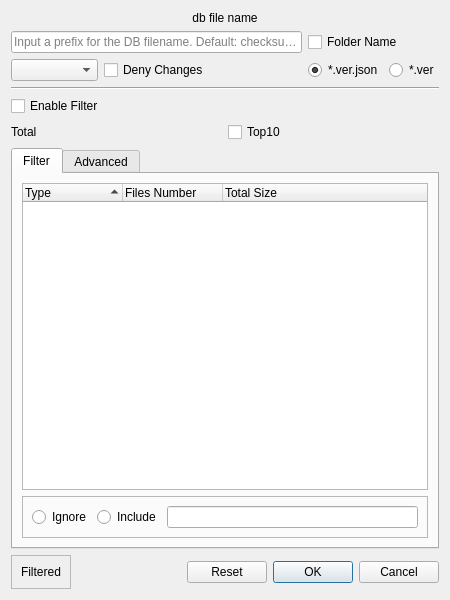
<?xml version="1.0" encoding="UTF-8"?>
<ui version="4.0">
 <class>DialogDbCreation</class>
 <widget class="QDialog" name="DialogDbCreation">
  <property name="geometry">
   <rect>
    <x>0</x>
    <y>0</y>
    <width>450</width>
    <height>600</height>
   </rect>
  </property>
  <property name="windowTitle">
   <string>Dialog</string>
  </property>
  <layout class="QVBoxLayout" name="verticalLayout">
   <item>
    <layout class="QGridLayout" name="gridLayout">
     <item row="2" column="1">
      <widget class="QCheckBox" name="cb_flag_const">
       <property name="text">
        <string>Deny Changes</string>
       </property>
      </widget>
     </item>
     <item row="1" column="3">
      <layout class="QHBoxLayout" name="horizontalLayout_4">
       <item>
        <widget class="QCheckBox" name="cb_add_folder_name">
         <property name="text">
          <string>Folder Name</string>
         </property>
        </widget>
       </item>
      </layout>
     </item>
     <item row="2" column="3">
      <layout class="QHBoxLayout" name="horizontalLayout_5">
       <item>
        <widget class="QRadioButton" name="rb_ext_long">
         <property name="text">
          <string>*.ver.json</string>
         </property>
         <property name="checked">
          <bool>true</bool>
         </property>
        </widget>
       </item>
       <item>
        <widget class="QRadioButton" name="rb_ext_short">
         <property name="text">
          <string>*.ver</string>
         </property>
        </widget>
       </item>
      </layout>
     </item>
     <item row="2" column="0">
      <widget class="QComboBox" name="cmb_algo"/>
     </item>
     <item row="1" column="0" colspan="3">
      <widget class="QLineEdit" name="inp_db_filename">
       <property name="placeholderText">
        <string>Input a prefix for the DB filename. Default: checksums</string>
       </property>
       <property name="clearButtonEnabled">
        <bool>true</bool>
       </property>
      </widget>
     </item>
     <item row="0" column="0" colspan="4">
      <widget class="QLabel" name="l_db_filename">
       <property name="text">
        <string>db file name</string>
       </property>
       <property name="alignment">
        <set>Qt::AlignmentFlag::AlignCenter</set>
       </property>
      </widget>
     </item>
    </layout>
   </item>
   <item>
    <widget class="Line" name="line">
     <property name="orientation">
      <enum>Qt::Orientation::Horizontal</enum>
     </property>
    </widget>
   </item>
   <item>
    <layout class="QGridLayout" name="gridLayout_2">
     <item row="1" column="0">
      <widget class="QLabel" name="l_total_files">
       <property name="text">
        <string>Total</string>
       </property>
      </widget>
     </item>
     <item row="0" column="0">
      <widget class="QCheckBox" name="cb_enable_filter">
       <property name="text">
        <string>Enable Filter</string>
       </property>
      </widget>
     </item>
     <item row="1" column="1">
      <widget class="QCheckBox" name="cb_top10">
       <property name="text">
        <string>Top10</string>
       </property>
      </widget>
     </item>
    </layout>
   </item>
   <item>
    <widget class="QTabWidget" name="tabWidget">
     <property name="currentIndex">
      <number>0</number>
     </property>
     <widget class="QWidget" name="tabFilter">
      <attribute name="title">
       <string>Filter</string>
      </attribute>
      <layout class="QVBoxLayout" name="verticalLayout_2">
       <item>
        <widget class="WidgetFileTypes" name="treeWidget">
         <property name="rootIsDecorated">
          <bool>false</bool>
         </property>
         <property name="sortingEnabled">
          <bool>true</bool>
         </property>
         <column>
          <property name="text">
           <string>Type</string>
          </property>
         </column>
         <column>
          <property name="text">
           <string>Files Number</string>
          </property>
         </column>
         <column>
          <property name="text">
           <string>Total Size</string>
          </property>
         </column>
        </widget>
       </item>
       <item>
        <widget class="QFrame" name="fr_filter_exts">
         <property name="frameShape">
          <enum>QFrame::Shape::StyledPanel</enum>
         </property>
         <property name="frameShadow">
          <enum>QFrame::Shadow::Raised</enum>
         </property>
         <layout class="QHBoxLayout" name="horizontalLayout_2">
          <item>
           <widget class="QRadioButton" name="rb_ignore">
            <property name="text">
             <string>Ignore</string>
            </property>
           </widget>
          </item>
          <item>
           <widget class="QRadioButton" name="rb_include">
            <property name="text">
             <string>Include</string>
            </property>
           </widget>
          </item>
          <item>
           <widget class="QLineEdit" name="le_exts_list">
            <property name="readOnly">
             <bool>true</bool>
            </property>
           </widget>
          </item>
         </layout>
        </widget>
       </item>
      </layout>
     </widget>
     <widget class="QWidget" name="tabAdvanced">
      <attribute name="title">
       <string>Advanced</string>
      </attribute>
      <layout class="QVBoxLayout" name="verticalLayout_3">
       <item>
        <widget class="QGroupBox" name="groupBox">
         <property name="title">
          <string>Filtering</string>
         </property>
         <layout class="QGridLayout" name="gridLayout_3">
          <item row="0" column="0">
           <widget class="QCheckBox" name="cb_editable_exts">
            <property name="text">
             <string>Editable input of types (suffixes)</string>
            </property>
           </widget>
          </item>
          <item row="1" column="0">
           <widget class="QCheckBox" name="cb_remember_exts">
            <property name="toolTip">
             <string>The selected list of extensions will be checked next time,
if there are any in the folder.</string>
            </property>
            <property name="text">
             <string>Remember selected types</string>
            </property>
           </widget>
          </item>
         </layout>
        </widget>
       </item>
       <item>
        <spacer name="verticalSpacer">
         <property name="orientation">
          <enum>Qt::Orientation::Vertical</enum>
         </property>
         <property name="sizeHint" stdset="0">
          <size>
           <width>20</width>
           <height>233</height>
          </size>
         </property>
        </spacer>
       </item>
      </layout>
     </widget>
    </widget>
   </item>
   <item>
    <layout class="QHBoxLayout" name="horizontalLayout">
     <item>
      <widget class="QFrame" name="fr_total_filtered">
       <property name="frameShape">
        <enum>QFrame::Shape::StyledPanel</enum>
       </property>
       <property name="frameShadow">
        <enum>QFrame::Shadow::Raised</enum>
       </property>
       <layout class="QHBoxLayout" name="horizontalLayout_6">
        <item>
         <widget class="QLabel" name="l_total_filtered">
          <property name="text">
           <string>Filtered</string>
          </property>
         </widget>
        </item>
       </layout>
      </widget>
     </item>
     <item>
      <spacer name="horizontalSpacer">
       <property name="orientation">
        <enum>Qt::Orientation::Horizontal</enum>
       </property>
       <property name="sizeHint" stdset="0">
        <size>
         <width>40</width>
         <height>20</height>
        </size>
       </property>
      </spacer>
     </item>
     <item>
      <widget class="QDialogButtonBox" name="buttonBox">
       <property name="maximumSize">
        <size>
         <width>16777215</width>
         <height>16777215</height>
        </size>
       </property>
       <property name="orientation">
        <enum>Qt::Orientation::Horizontal</enum>
       </property>
       <property name="standardButtons">
        <set>QDialogButtonBox::StandardButton::Cancel|QDialogButtonBox::StandardButton::Ok|QDialogButtonBox::StandardButton::Reset</set>
       </property>
      </widget>
     </item>
    </layout>
   </item>
  </layout>
 </widget>
 <customwidgets>
  <customwidget>
   <class>WidgetFileTypes</class>
   <extends>QTreeWidget</extends>
   <header>src/widgetfiletypes.h</header>
  </customwidget>
 </customwidgets>
 <resources/>
 <connections>
  <connection>
   <sender>buttonBox</sender>
   <signal>accepted()</signal>
   <receiver>DialogDbCreation</receiver>
   <slot>accept()</slot>
   <hints>
    <hint type="sourcelabel">
     <x>248</x>
     <y>254</y>
    </hint>
    <hint type="destinationlabel">
     <x>157</x>
     <y>274</y>
    </hint>
   </hints>
  </connection>
  <connection>
   <sender>buttonBox</sender>
   <signal>rejected()</signal>
   <receiver>DialogDbCreation</receiver>
   <slot>reject()</slot>
   <hints>
    <hint type="sourcelabel">
     <x>316</x>
     <y>260</y>
    </hint>
    <hint type="destinationlabel">
     <x>286</x>
     <y>274</y>
    </hint>
   </hints>
  </connection>
 </connections>
</ui>
